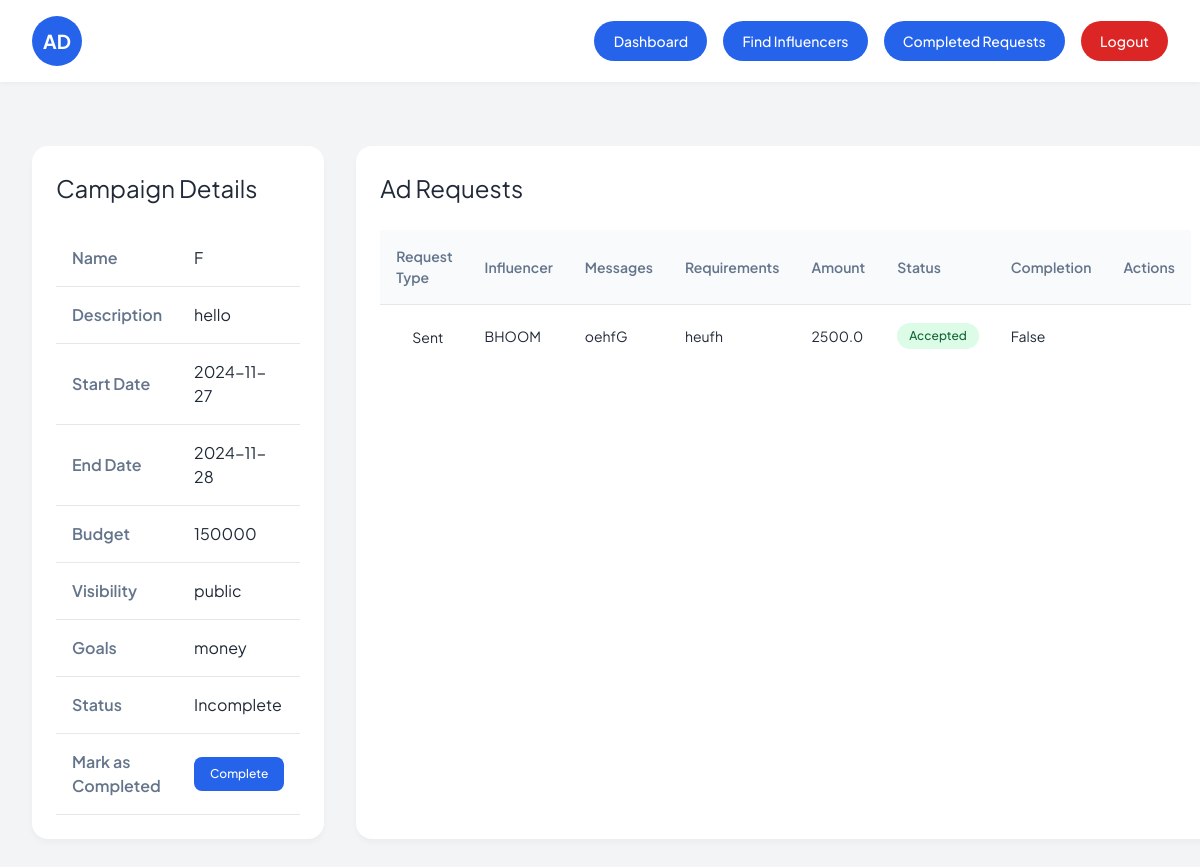
The page /sponsor/viewCampaign/4 (signed in) on the database its author committed.
### Collabify/models.py (models this page shows)
class Campaign(db.Model):
    __tablename__ = "campaign"
    id = db.Column(db.Integer, primary_key=True)
    name = db.Column(db.String(40), nullable=False)
    description = db.Column(db.Text, nullable=False)
    start_date = db.Column(db.Date, nullable=False)
    end_date = db.Column(db.Date, nullable=False)
    budget = db.Column(db.Integer, nullable=False)
    visibility = db.Column(db.String(10), nullable=False)  # 'public' or 'private'
    goals = db.Column(db.Text, nullable=False)
    niche = db.Column(db.String(40), nullable=False)
    status = db.Column(db.String(20), nullable=False, default="Incomplete")
    flagged = db.Column(db.Boolean, default=False)
    user_id = db.Column(db.Integer, db.ForeignKey("user.id"), nullable=False)
    ad_requests = db.relationship(
        "AdRequest", backref="campaign", cascade="all, delete-orphan"
    )
    campaign_requests = db.relationship(
        "campaignRequest", backref="campaign", cascade="all, delete-orphan"
    )

class Influencer(db.Model, UserMixin):
    __tablename__ = "influencer"
    id = db.Column(db.Integer, primary_key=True)
    name = db.Column(db.String(50), nullable=False)
    email = db.Column(db.String(50), nullable=False)
    profile_picture = db.Column(db.String(100), nullable=False)
    niche = db.Column(db.String(100), nullable=False)
    reach = db.Column(db.Integer, nullable=False)
    user_id = Column(Integer, ForeignKey("user.id"), nullable=False)
    platform = db.Column(db.String(100), nullable=False)
    bank_account_balance = db.Column(db.Float, default=0.0)
    flagged = db.Column(db.Boolean, default=False)
    transactions = relationship(
        "Transaction", backref="influencer", cascade="all, delete-orphan"
    )
    ratings = relationship("Rating", backref="influencer", cascade="all, delete-orphan")
    bookmarks = relationship(
        "Bookmark", backref="influencer", cascade="all, delete-orphan"
    )
    adrequests = relationship(
        "AdRequest", backref="influencer", cascade="all, delete-orphan"
    )
    campaignrequests = relationship(
        "campaignRequest", backref="influencer", cascade="all, delete-orphan"
    )

class AdRequest(db.Model):
    id = db.Column(db.Integer, primary_key=True)
    campaign_id = db.Column(db.Integer, db.ForeignKey("campaign.id"), nullable=False)
    influencer_id = db.Column(db.Integer, db.ForeignKey("influencer.id"))
    messages = db.Column(db.Text)
    requirements = db.Column(db.Text, nullable=False)
    payment_amount = db.Column(db.Float, nullable=False)
    status = db.Column(db.String(20), nullable=False, default="Pending")
    completed = db.Column(db.Boolean, default=False)
    completion_confirmed = db.Column(db.Boolean, default=False)
    payment_done = db.Column(db.Boolean, default=False)
    rating_done = db.Column(db.Boolean, default=False)
    negotiations = relationship(
        "Negotiation", backref="ad_request", cascade="all, delete-orphan"
    )

### Collabify/sponsor.py (the view, shortened to what this page needs)
@sponsor.route("/viewCampaign/<int:campaign_id>", methods=["GET"])
@role_required("Sponsor")
@login_required
def viewCampaign(campaign_id):
    campaign = Campaign.query.get_or_404(campaign_id)
    campaignRequests = (
        campaignRequest.query.filter_by(campaign_id=campaign_id)
        .order_by(desc(campaignRequest.id))
        .all()
    )
    campaign_requests_with_details = []
    adrequests = (
        AdRequest.query.filter_by(campaign_id=campaign_id)
        .order_by(desc(AdRequest.id))
        .all()
    )
    sent_requests_with_details = []
    for sent_request in adrequests:
        adrequest_negotiations = sent_request.negotiations
        influencer = Influencer.query.get(sent_request.influencer_id)
        influencer_name = influencer.name
        pending_found = any(nego.status == "Pending" for nego in adrequest_negotiations)
        sent_requests_with_details.append(
            {
                "request": sent_request,
                "influencer_name": influencer_name,
                "request_type": "Sent",
                "negotiations": adrequest_negotiations,
                "pending_found": pending_found,
            }
        )
    return render_template(
        "Sponsor/viewCampaign.html",
        user=current_user,
        campaign=campaign,
        ad_requests=sent_requests_with_details,
        campaign_requests=campaign_requests_with_details,
    )

### Collabify/views.py (called while the page is built)
def role_required(role):
    def decorator(f):
        @wraps(f)
        def decorated_function(*args, **kwargs):
            if current_user.role != role:
                abort(403)
            return f(*args, **kwargs)
        return decorated_function
    return decorator

### Collabify/templates/Sponsor/viewCampaign.html (shortened to what this page needs)
{% extends "base.html" %}
{% block content %}
<nav class="top-nav">
  <div class="brand">
    <div class="brand-logo">AD</div>
  </div>
  <div class="nav-actions">
    <a href="{{ url_for('sponsor.dashboard') }}" class="nav-btn primary-btn">Dashboard</a>
    {% if campaign.flagged == False and user.flagged == False %}
    <a href="{{ url_for('sponsor.browse_influencers', campaign_id=campaign.id) }}" class="nav-btn primary-btn">
      Find Influencers
    </a>
    {% endif %}
    <a href="{{ url_for('sponsor.view_completed_ad_requests', campaign_id=campaign.id) }}" class="nav-btn primary-btn">
      Completed Requests
    </a>
    <a href="{{ url_for('views.logout') }}" class="nav-btn danger-btn">Logout</a>
  </div>
</nav>
<div class="container">
  <div class="content-grid">
    <div class="campaign-details">
      <h1>Campaign Details</h1>
      <table class="details-table">
        <tbody>
          <tr>
            <th>Name</th>
            <td>{{ campaign.name }}</td>
          </tr>
          <tr>
            <th>Description</th>
            <td>{{ campaign.description }}</td>
          </tr>
          <tr>
            <th>Start Date</th>
            <td>{{ campaign.start_date.strftime('%Y-%m-%d') }}</td>
          </tr>
          <tr>
            <th>End Date</th>
            <td>{{ campaign.end_date.strftime('%Y-%m-%d') }}</td>
          </tr>
          <tr>
            <th>Budget</th>
            <td>{{ campaign.budget }}</td>
          </tr>
          <tr>
            <th>Visibility</th>
            <td>{{ campaign.visibility }}</td>
          </tr>
          <tr>
            <th>Goals</th>
            <td>{{ campaign.goals }}</td>
          </tr>
          <tr>
            <th>Status</th>
            <td>{{ campaign.status }}</td>
          </tr>
          {% if campaign.status == 'Incomplete' %}
          <tr>
            <th>Mark as Completed</th>
            <td>
              <form action="{{ url_for('sponsor.mark_completed', campaign_id=campaign.id) }}" method="post">
                <button class="action-btn" type="submit">Complete</button>
              </form>
            </td>
          </tr>
          {% endif %}
        </tbody>
      </table>
    </div>
    <div class="requests-section">
      <h1>Ad Requests</h1>
      <table class="requests-table">
        <thead>
          <tr>
            <th>Request Type</th>
            <th>Influencer</th>
            <th>Messages</th>
            <th>Requirements</th>
            <th>Amount</th>
            <th>Status</th>
            <th>Completion</th>
            <th>Actions</th>
          </tr>
        </thead>
        <tbody>
          {% for request in ad_requests + campaign_requests %}
          {% if not request.request.completion_confirmed %}
          <tr>
            <td>
              {% if request.negotiations %}
              <a href="{{ url_for('sponsor.viewRequest', ad_request_id=request.request.id, request_type=request.request_type) }}"
                class="notification {% if request.pending_found %}pending-nego{% endif %}">
                {{ request.request_type }}
              </a>
              {% else %}
              {{ request.request_type }}
              {% endif %}
            </td>
            <td>{{ request.influencer_name }}</td>
            <td>{{ request.request.messages }}</td>
            <td>{{ request.request.requirements }}</td>
            <td>{{ request.request.payment_amount }}</td>
            <td>
              <span class="status-badge {% if request.request.status == 'Pending' %}status-pending{% elif request.request.status == 'Accepted' %}status-accepted{% else %}status-rejected{% endif %}">
                {{ request.request.status }}
              </span>
            </td>
            <td>{{ request.request.completed }}</td>
            {% if request.request.completed == True %}
            <td>
              <form action="{{ url_for('sponsor.confirm_completion', campaign_id=campaign.id, ad_request_id=request.request.id) }}" method="post">
                <input type="text" name="request_type" value="{{ request.request_type }}" hidden>
                <button class="action-btn" type="submit">Confirm</button>
              </form>
            </td>
            {% else %}
            <td></td>
            {% endif %}
          </tr>
          {% endif %}
          {% endfor %}
        </tbody>
      </table>
    </div>
  </div>
</div>
{% endblock %}

### Collabify/static/css/main.css (style rules this page uses)
html, :host { line-height: 1.5; -webkit-text-size-adjust: 100%; -moz-tab-size: 4; -o-tab-size: 4; tab-size: 4; font-family: ui-sans-serif, system-ui, sans-serif, "Apple Color Emoji", "Segoe UI Emoji", "Segoe UI Symbol", "Noto Color Emoji"; font-feature-settings: normal; font-variation-settings: normal; -webkit-tap-highlight-color: transparent; }
body { margin: 0; line-height: inherit; }
h1, h2, h3, h4, h5, h6 { font-size: inherit; font-weight: inherit; }
a { color: inherit; text-decoration: inherit; }
table { text-indent: 0; border-color: inherit; border-collapse: collapse; }
button, input, optgroup, select, textarea { font-family: inherit; font-feature-settings: inherit; font-variation-settings: inherit; font-size: 100%; font-weight: inherit; line-height: inherit; letter-spacing: inherit; color: inherit; margin: 0; padding: 0; }
button, select { text-transform: none; }
button, input:where([type='button']), input:where([type='reset']), input:where([type='submit']) { -webkit-appearance: button; background-color: transparent; background-image: none; }
blockquote, dl, dd, h1, h2, h3, h4, h5, h6, hr, figure, p, pre { margin: 0; }
button, [role="button"] { cursor: pointer; }
.container { width: 100%; }
@media (min-width: 640px) { .container { max-width: 640px; } }
@media (min-width: 768px) { .container { max-width: 768px; } }
@media (min-width: 1024px) { .container { max-width: 1024px; } }
* { margin: 0; padding: 0; }

### Collabify/static/src/input.css (style rules this page uses)
* { margin: 0; padding: 0; }

### Collabify/templates/Sponsor/viewCampaign.html (style rules this page uses)
* { margin: 0; padding: 0; box-sizing: border-box; }
body { font-family: 'Plus Jakarta Sans', sans-serif; background-color: #f3f4f6; color: #1f2937; }
.top-nav { background: white; padding: 1rem 2rem; display: flex; justify-content: space-between; align-items: center; box-shadow: 0 2px 4px rgba(0,0,0,0.03); position: sticky; top: 0; z-index: 100; animation: slideDown 0.5s ease-out; }
.brand { display: flex; align-items: center; gap: 1rem; }
.brand-logo { background: #2563eb; color: white; width: 50px; height: 50px; border-radius: 50%; display: flex; align-items: center; justify-content: center; font-weight: 700; font-size: 1.2rem; }
.nav-actions { display: flex; gap: 1rem; align-items: center; }
.nav-btn { padding: 0.6rem 1.2rem; border-radius: 9999px; border: none; font-weight: 500; font-size: 0.875rem; cursor: pointer; transition: all 0.3s ease; text-decoration: none; }
.primary-btn { background: #2563eb; color: white; }
.danger-btn { background: #dc2626; color: white; }
.container { max-width: 1400px; margin: 0 auto; padding: 2rem; }
.content-grid { display: grid; grid-template-columns: 1fr 2fr; gap: 2rem; margin-top: 2rem; }
.campaign-details { background: white; border-radius: 1rem; padding: 1.5rem; box-shadow: 0 4px 6px rgba(0,0,0,0.03); animation: fadeIn 0.5s ease-out; }
.campaign-details h1 { font-size: 1.5rem; margin-bottom: 1.5rem; color: #1f2937; }
.details-table { width: 100%; border-collapse: collapse; }
.details-table th, .details-table td { padding: 1rem; border-bottom: 1px solid #e5e7eb; text-align: left; }
.details-table th { font-weight: 600; color: #64748b; width: 40%; }
.details-table td { color: #1f2937; }
.requests-section { background: white; border-radius: 1rem; padding: 1.5rem; box-shadow: 0 4px 6px rgba(0,0,0,0.03); animation: fadeIn 0.5s ease-out; }
.requests-section h1 { font-size: 1.5rem; margin-bottom: 1.5rem; color: #1f2937; }
.requests-table { width: 100%; border-collapse: collapse; }
.requests-table th { background: #f8fafc; padding: 1rem; text-align: left; font-weight: 600; color: #64748b; font-size: 0.875rem; }
.requests-table td { padding: 1rem; border-top: 1px solid #e5e7eb; font-size: 0.875rem; }
.status-badge { padding: 0.25rem 0.75rem; border-radius: 9999px; font-size: 0.75rem; font-weight: 500; display: inline-block; }
.status-accepted { background: #dcfce7; color: #166534; }
.action-btn { padding: 0.5rem 1rem; border-radius: 0.5rem; border: none; font-size: 0.75rem; font-weight: 500; cursor: pointer; transition: all 0.3s ease; background: #2563eb; color: white; }
.notification { display: inline-flex; align-items: center; gap: 0.5rem; padding: 0.25rem 0.5rem; border-radius: 0.5rem; text-decoration: none; color: #1f2937; }

### rows shown on the page
Campaign: name "F", description "hello", start_date "2024-11-27", end_date "2024-11-28", budget "150000", visibility "public", goals "money", status "Incomplete"
Influencer: request_type "Sent", influencer_name "BHOOM", request.messages "oehfG", request.requirements "heufh", request.payment_amount "2500.0", request.status "Accepted", request.completed "False"
